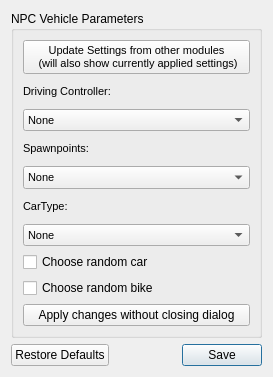
<?xml version="1.0" encoding="UTF-8"?>
<ui version="4.0">
 <class>Dialog</class>
 <widget class="QDialog" name="Dialog">
  <property name="geometry">
   <rect>
    <x>0</x>
    <y>0</y>
    <width>273</width>
    <height>377</height>
   </rect>
  </property>
  <property name="windowTitle">
   <string>Ego Vehicle Settings</string>
  </property>
  <layout class="QGridLayout" name="gridLayout">
   <item row="0" column="0">
    <widget class="QGroupBox" name="groupBox">
     <property name="title">
      <string>NPC Vehicle Parameters</string>
     </property>
     <layout class="QGridLayout" name="gridLayout_2">
      <item row="6" column="0" colspan="2">
       <widget class="QComboBox" name="combo_car_type">
        <property name="font">
         <font>
          <pointsize>8</pointsize>
         </font>
        </property>
        <item>
         <property name="text">
          <string>None</string>
         </property>
        </item>
       </widget>
      </item>
      <item row="4" column="0" colspan="2">
       <widget class="QComboBox" name="combo_spawnpoints">
        <property name="minimumSize">
         <size>
          <width>0</width>
          <height>20</height>
         </size>
        </property>
        <property name="maximumSize">
         <size>
          <width>16777215</width>
          <height>116</height>
         </size>
        </property>
        <property name="font">
         <font>
          <pointsize>8</pointsize>
          <kerning>true</kerning>
         </font>
        </property>
        <item>
         <property name="text">
          <string>None</string>
         </property>
        </item>
       </widget>
      </item>
      <item row="9" column="0" colspan="2">
       <widget class="QPushButton" name="btn_apply_parameters">
        <property name="text">
         <string>Apply changes without closing dialog</string>
        </property>
       </widget>
      </item>
      <item row="3" column="0">
       <widget class="QLabel" name="lblSpawnpoints">
        <property name="font">
         <font>
          <pointsize>8</pointsize>
          <weight>50</weight>
          <bold>false</bold>
         </font>
        </property>
        <property name="text">
         <string>Spawnpoints:</string>
        </property>
       </widget>
      </item>
      <item row="1" column="0">
       <widget class="QLabel" name="lblInput">
        <property name="font">
         <font>
          <pointsize>8</pointsize>
         </font>
        </property>
        <property name="text">
         <string>Driving Controller:</string>
        </property>
       </widget>
      </item>
      <item row="2" column="0" colspan="2">
       <widget class="QComboBox" name="combo_controller">
        <property name="font">
         <font>
          <pointsize>8</pointsize>
         </font>
        </property>
        <item>
         <property name="text">
          <string>None</string>
         </property>
        </item>
       </widget>
      </item>
      <item row="5" column="0">
       <widget class="QLabel" name="label">
        <property name="font">
         <font>
          <pointsize>8</pointsize>
         </font>
        </property>
        <property name="text">
         <string>CarType:</string>
        </property>
       </widget>
      </item>
      <item row="0" column="0" colspan="2">
       <widget class="QPushButton" name="btn_update">
        <property name="font">
         <font>
          <pointsize>8</pointsize>
         </font>
        </property>
        <property name="text">
         <string>Update Settings from other modules 
 (will also show currently applied settings)</string>
        </property>
       </widget>
      </item>
      <item row="7" column="0">
       <widget class="QCheckBox" name="check_box_cars">
        <property name="text">
         <string>Choose random car</string>
        </property>
       </widget>
      </item>
      <item row="8" column="0">
       <widget class="QCheckBox" name="check_box_bikes">
        <property name="text">
         <string>Choose random bike</string>
        </property>
       </widget>
      </item>
     </layout>
    </widget>
   </item>
   <item row="1" column="0">
    <widget class="QDialogButtonBox" name="button_box_vehicle_settings">
     <property name="orientation">
      <enum>Qt::Horizontal</enum>
     </property>
     <property name="standardButtons">
      <set>QDialogButtonBox::RestoreDefaults|QDialogButtonBox::Save</set>
     </property>
    </widget>
   </item>
  </layout>
 </widget>
 <resources/>
 <connections>
  <connection>
   <sender>button_box_vehicle_settings</sender>
   <signal>accepted()</signal>
   <receiver>Dialog</receiver>
   <slot>accept()</slot>
   <hints>
    <hint type="sourcelabel">
     <x>248</x>
     <y>254</y>
    </hint>
    <hint type="destinationlabel">
     <x>157</x>
     <y>274</y>
    </hint>
   </hints>
  </connection>
  <connection>
   <sender>button_box_vehicle_settings</sender>
   <signal>rejected()</signal>
   <receiver>Dialog</receiver>
   <slot>reject()</slot>
   <hints>
    <hint type="sourcelabel">
     <x>316</x>
     <y>260</y>
    </hint>
    <hint type="destinationlabel">
     <x>286</x>
     <y>274</y>
    </hint>
   </hints>
  </connection>
 </connections>
</ui>
